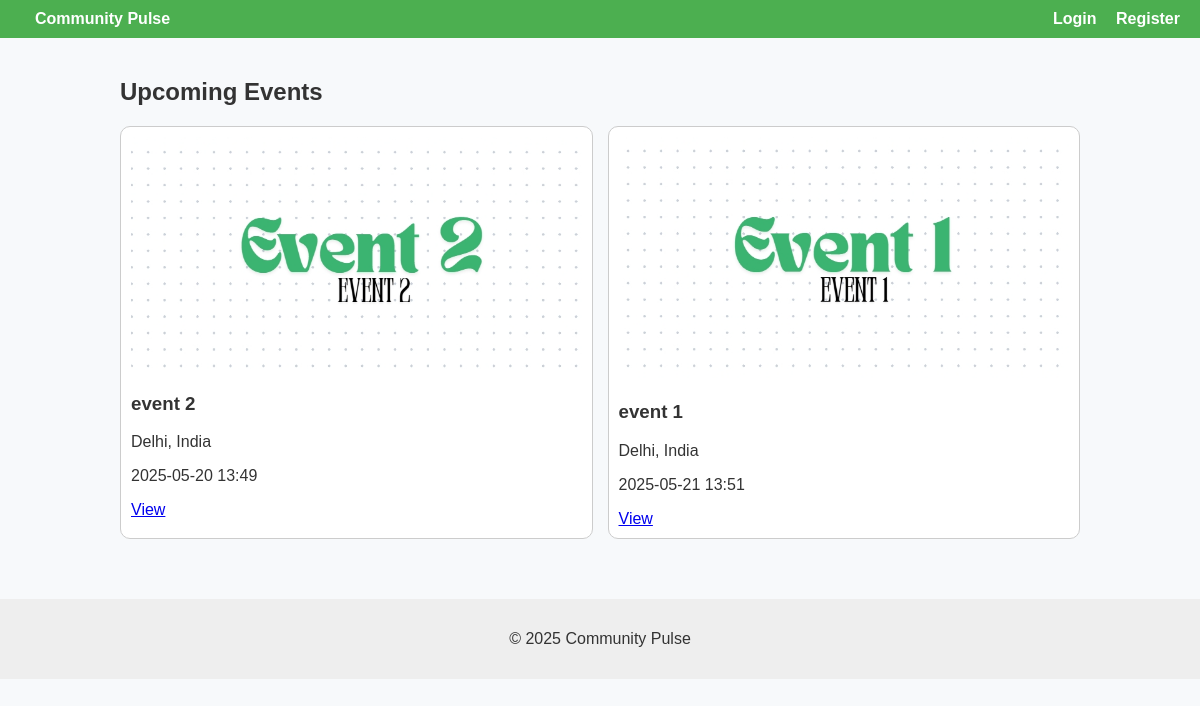
The page / on the database its author committed.
### models.py (models this page shows)
class Event(db.Model):
    __tablename__ = 'events'
    id = db.Column(db.String, primary_key=True, default=generate_uuid)
    title = db.Column(db.String(150), nullable=False)
    description = db.Column(db.Text, nullable=False)
    category = db.Column(db.String(50), nullable=False)
    location = db.Column(db.String(100), nullable=False)
    lat = db.Column(db.Float)
    lng = db.Column(db.Float)
    start_time = db.Column(db.DateTime, nullable=False)
    end_time = db.Column(db.DateTime, nullable=False)
    created_by = db.Column(db.String, db.ForeignKey('users.id'), nullable=False)
    approved = db.Column(db.Boolean, default=False)
    photos = db.Column(db.Text)  # Comma-separated image filenames
    status = db.Column(db.String(20), default='active')  # active, cancelled, completed
    created_at = db.Column(db.DateTime, default=datetime.utcnow)
    updated_at = db.Column(db.DateTime, default=datetime.utcnow, onupdate=datetime.utcnow)

### app.py (the view)
@app.route('/')
def home():
    events = Event.query.filter(Event.approved == True, Event.status == 'active').order_by(Event.start_time).all()
    return render_template('home.html', events=events)

### templates/home.html
{% extends 'base.html' %}
{% block content %}
<h2>Upcoming Events</h2>
<div class="event-grid">
  {% for event in events %}
    <div class="event-card">
      {% if event.photos %}
        <img src="{{ url_for('static', filename='uploads/' ~ event.photos.split(',')[0]) }}" alt="Event Image">
      {% endif %}
      <h3>{{ event.title }}</h3>
      <p>{{ event.location }}</p>
      <p>{{ event.start_time.strftime('%Y-%m-%d %H:%M') }}</p>
      <a href="{{ url_for('event_detail', event_id=event.id) }}">View</a>
    </div>
  {% endfor %}
</div>
{% endblock %}

### templates/base.html (shortened to what this page needs)
<!DOCTYPE html>
<html lang="en">
<head>
  <link rel="stylesheet" href="{{ url_for('static', filename='css/style.css') }}">
</head>
<body>
<header>
  <nav>
    <a href="{{ url_for('home') }}">Community Pulse</a>
    <div class="nav-right">
      {% if current_user.is_authenticated %}
        <a href="{{ url_for('dashboard') }}">Dashboard</a>
        <a href="{{ url_for('create_event') }}">Add Event</a>
        {% if current_user.role == 'admin' %}
          <a href="{{ url_for('admin_panel') }}">Admin</a>
        {% endif %}
        <a href="{{ url_for('logout') }}">Logout</a>
      {% else %}
        <a href="{{ url_for('login') }}">Login</a>
        <a href="{{ url_for('register') }}">Register</a>
      {% endif %}
    </div>
  </nav>
</header>
<main class="container">
  {% block content %}{% endblock %}
</main>
<footer>
  <p>&copy; 2025 Community Pulse</p>
</footer>
</body>
</html>

### static/css/style.css (style rules this page uses)
body { font-family: Arial, sans-serif; background: #f7f9fb; color: #333; margin: 0; padding: 0; }
.container { max-width: 960px; margin: auto; padding: 20px; }
nav { background: #4CAF50; color: white; padding: 10px 20px; display: flex; justify-content: space-between; align-items: center; }
nav a { color: white; margin-left: 15px; text-decoration: none; font-weight: bold; }
h2 { margin-top: 20px; }
.event-grid { display: grid; grid-template-columns: repeat(auto-fit, minmax(240px, 1fr)); gap: 15px; margin-top: 20px; }
.event-card { background: white; border: 1px solid #ccc; padding: 10px; border-radius: 10px; }
.event-card img { width: 100%; height: auto; border-radius: 5px; }
footer { text-align: center; padding: 15px; background: #eee; margin-top: 40px; }

### rows shown on the page
Event: photos (picture), title "event 2", location "Delhi, India", start_time "2025-05-20 13:49"
Event: photos (picture), title "event 1", location "Delhi, India", start_time "2025-05-21 13:51"
